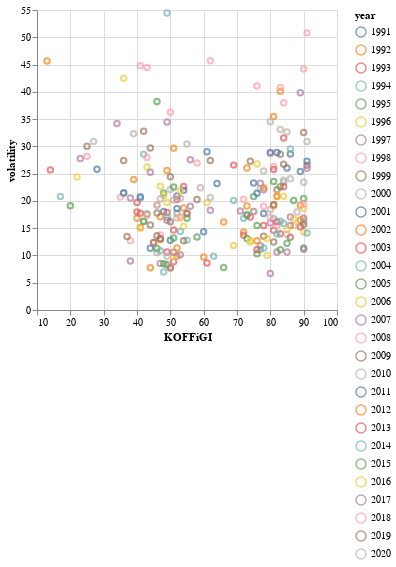

Notebook source saved alongside this figure:
### Code cell
alt.Chart(kof_df_year).mark_point().encode(
    x=alt.X('KOFFiGI').scale(zero=False),
    y=alt.Y('volatility:Q'),
    color='year:N',
    tooltip=['year']
)

### Figure 1 — Vega-Lite specification as saved in the notebook (floating-point values rounded to 4 significant figures; data arrays with more than 128 entries replaced by an {"elided": "..."} marker saying what was removed)
{"config": {"view": {"continuousWidth": 300, "continuousHeight": 300}}, "data": {"name": "data-3244d3d8281ee3cf9c23f5970a3dac40"}, "mark": {"type": "point"}, "encoding": {"color": {"field": "year", "type": "nominal"}, "tooltip": [{"field": "year", "type": "quantitative"}], "x": {"field": "KOFFiGI", "scale": {"zero": false}, "type": "quantitative"}, "y": {"field": "volatility", "type": "quantitative"}}, "$schema": "https://vega.github.io/schema/vega-lite/v5.8.0.json", "datasets": {"data-3244d3d8281ee3cf9c23f5970a3dac40": {"elided": "256 records"}}}
